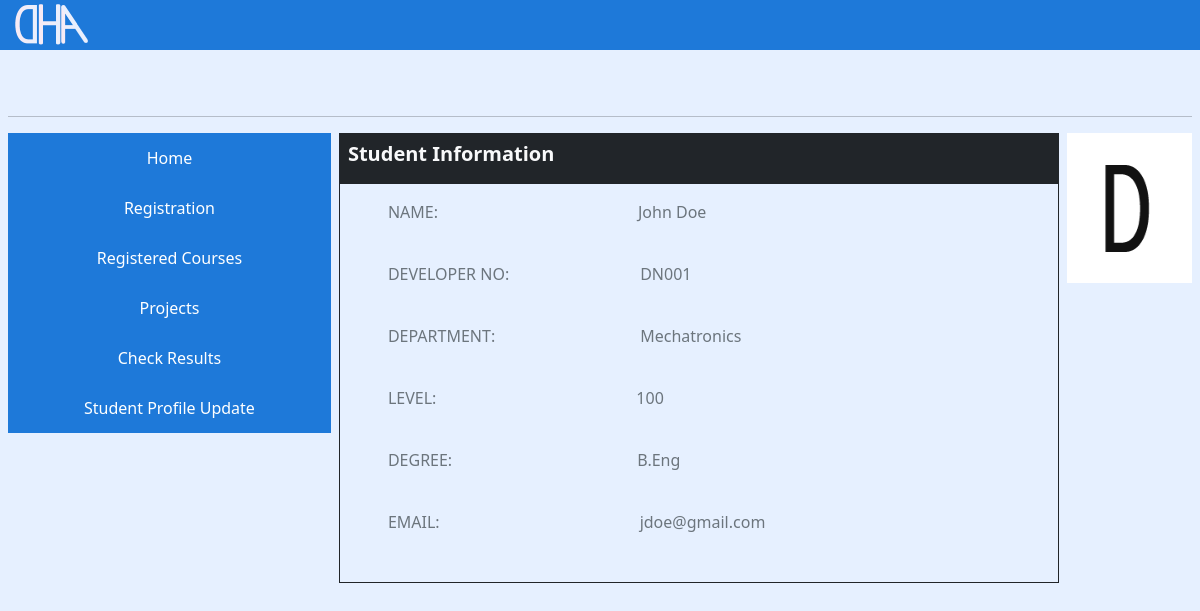
Page /student-portal/ on the committed database.
### index/models.py (models this page shows, shortened)
class BioData(models.Model):
    name = models.CharField(max_length=100)
    department = models.CharField(max_length=100)
    developer_no = models.CharField(max_length=10)
    level = models.IntegerField()
    degree = models.CharField(max_length=5)
    email = models.CharField(max_length=100)

### index/views.py (the view)
# urls.py: path('student-portal/', views.StudentPortal, name='student-portal'),
def StudentPortal(request):
    context = {
        'data': BioData.objects.get(id=1),
    }
    return render(request, 'student_portal.html', context)

### index/templates/student_portal.html (shortened to what this page needs)
{% load static %}
<!DOCTYPE html>
<html lang="en" dir="ltr">
  <head>
    <link rel="stylesheet" href="{% static 'bootstrap/css/bootstrap.min.css' %}">
  </head>
  <body style="background-color: #e6f0ff">
    <div class="" style="width: 100%; height: 50px; background-color: #1e79d9">
      <div class="logo">
        <img style="margin: 0 10px" src="{% static 'images/logo.png' %}" alt="" height="50px">
      </div>
    </div>
    <div class="d-flex" style="height: 500px">
      <div class="ps-2 pe-2" style="width: 100%;">
        <div class="d-flex" style="width: 100%; height: 50px; padding-left: 20px;">
        </div>
        <hr>
        <div class="d-flex" style="width: 100%; height: 450px; padding: 0 0 ">
          <div class="" style="width: 30%; background-color: ; padding-top: ">
            <a href="{% url 'home' %}"><button id="menu" type="button" name="button" style="height: 50px; width: 100%; border: none">Home</button></a><br>
            <a href="{% url 'registration' %}"><button id="menu" type="button" name="button" style="height: 50px; width: 100%; border: none">Registration</button></a><br>
            <button id="menu" type="button" name="button" style="height: 50px; width: 100%; border: none">Registered Courses</button><br>
            <a href="{% url 'project' %}"><button id="menu" type="button" name="button" style="height: 50px; width: 100%; border: none">Projects</button></a><br>
            <a href="{% url 'results-page' %}"><button id="menu" type="button" name="button" style="height: 50px; width: 100%; border: none">Check Results</button></a><br>
            <button id="menu" type="button" name="button" style="height: 50px; width: 100%; border: none">Student Profile Update</button>
          </div>
          <div class="d-flex" style="width: 80%;">
            <div class="d-block w-100 ms-2 me-2 pb-5" style="border: solid 1px; height: 450px">
              <div class="p-2 bg-dark text-light" style="height: 50px; width: 100%">
                <h5> <b>Student Information</b> </h5>
              </div>
              <div class="" style="width: 100%; height: 100%;">
                <div class="d-block text-secondary pt-3 ps-5" style="color: white; /*padding: 50px 0 0 50px">
                  <label for="" style="display: inline-flex;">NAME: <p style="width: 200px; height: 30px"></p>{{data.name}}</label><br>
                  <label for="" style="display: inline-flex;">DEVELOPER NO: <p style="width: 131px; height: 30px"></p>{{data.developer_no}}</label><br>
                  <label for="" style="display: inline-flex;">DEPARTMENT: <p style="width: 145px; height: 30px"></p>{{data.department}}</label><br>
                  <label for="" style="display: inline-flex;">LEVEL: <p style="width: 200px; height: 30px"></p>{{data.level}}</label><br>
                  <label for="" style="display: inline-flex;">DEGREE: <p style="width: 185px; height: 30px"></p>{{data.degree}}</label><br>
                  <label style="display: inline-flex;">EMAIL: <p style="width: 200px; height: 30px"></p>{{data.email}}</label>
                </div>
              </div>
            </div>
            <div align="right" class="" style="width: 150px; height: 150px; background-color: white">
              <img src="{% static 'images/dune.png' %}" alt="" width="100%" height="100%">
            </div>
          </div>
        </div>
      </div>
    </div>
  </body>
</html>

### index/templates/student_portal.html (style rules this page uses)
#menu { background-color: #1e79d9; color: white; }
a { text-decoration: none; color: white; }

### rows in the picture
BioData: name "John Doe", developer_no "DN001", department "Mechatronics", level "100", degree "B.Eng", email "jdoe@gmail.com"
